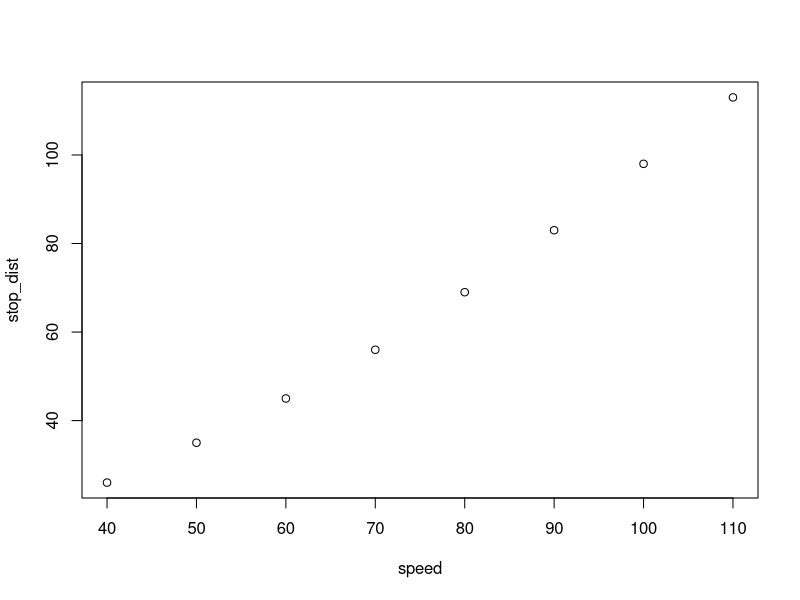
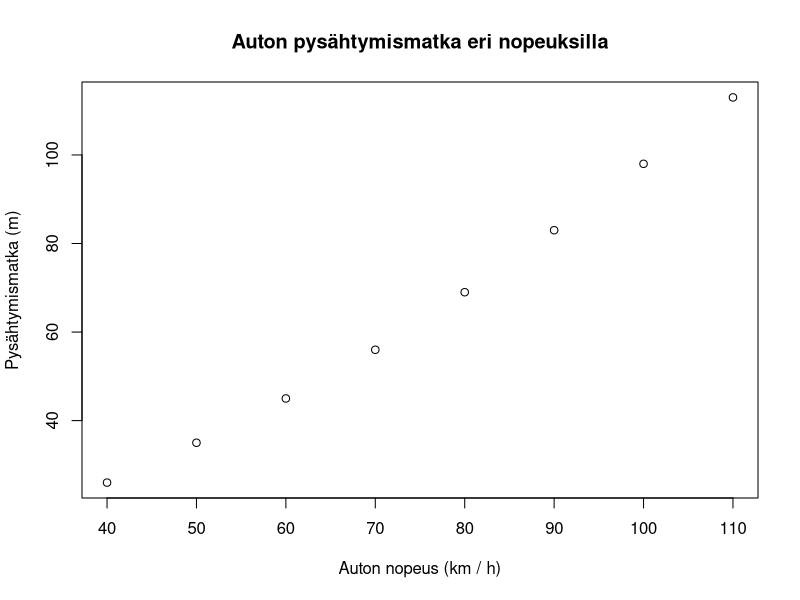
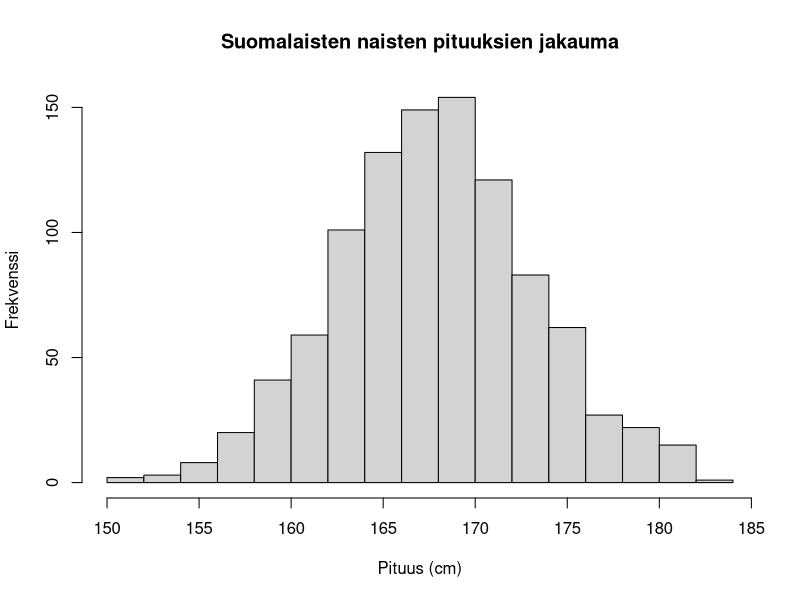
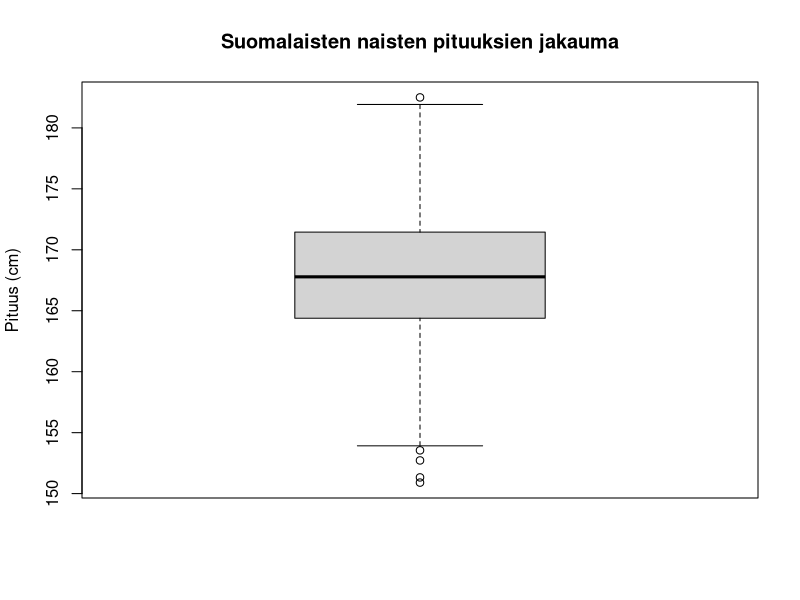
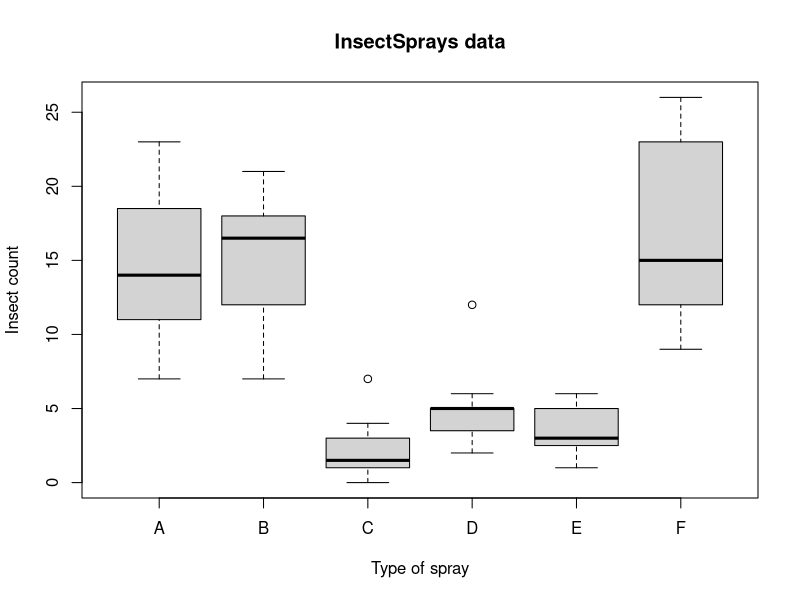
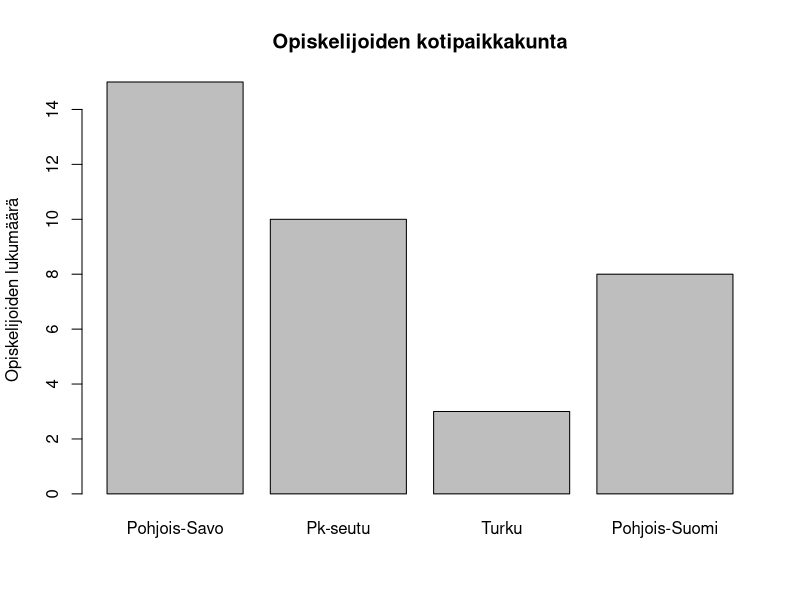
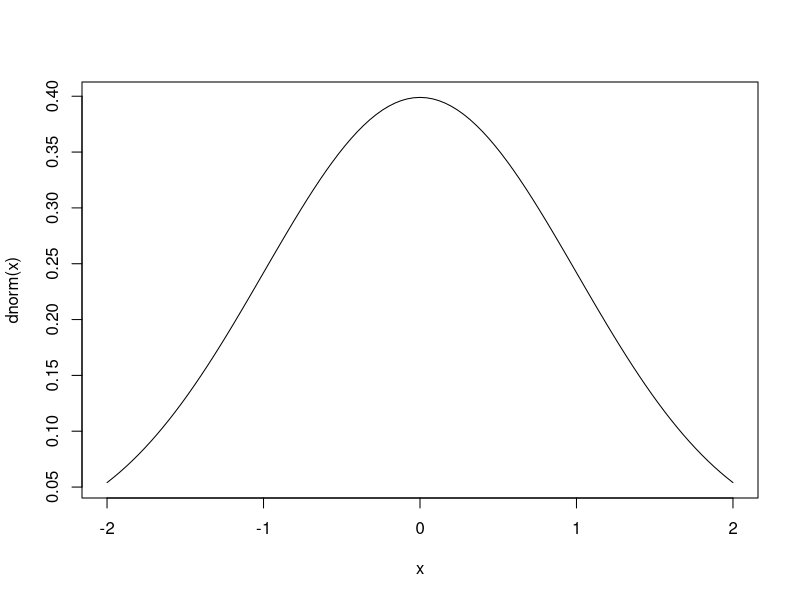
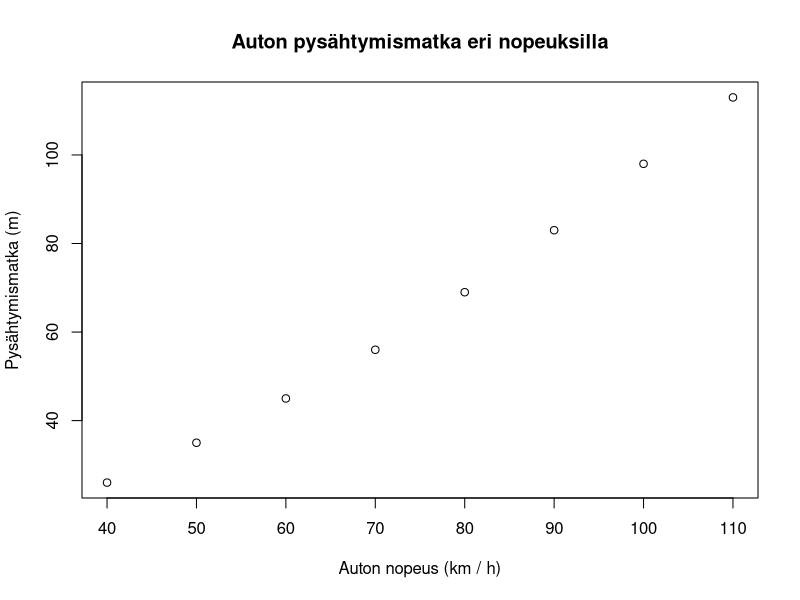

The R source for these figures, in order:
## ---- chunk 1
# Car speeds (km/h)
speed <- seq(40, 110, by = 10)
# Stopping distances (m)
stop_dist <- c(26, 35, 45, 56, 69, 83, 98, 113)
# Draw the plot
plot(x = speed, y = stop_dist)
## ---- chunk 2
plot(
  x = speed, 
  y = stop_dist,
  main = "Auton pysähtymismatka eri nopeuksilla",
  xlab = "Auton nopeus (km / h)", 
  ylab = "Pysähtymismatka (m)"
)
## ---- chunk 3
# A vector of 1000 observations from a normal distribution of heights of Finnish women
heights <- rnorm(n = 1000, mean = 168, sd = 5.4)
hist(
  heights, 
  breaks = 20, 
  main = "Suomalaisten naisten pituuksien jakauma",
  xlab = "Pituus (cm)", 
  ylab = "Frekvenssi"
)
## ---- chunk 4
boxplot(
  heights, 
  breaks = 20, 
  main = "Suomalaisten naisten pituuksien jakauma",
  ylab = "Pituus (cm)"
)
## ---- chunk 5
boxplot(
  count ~ spray, 
  data = InsectSprays,
  xlab = "Type of spray", 
  ylab = "Insect count",
  main = "InsectSprays data"
)
## ---- chunk 6
origin <- c(
  "Pohjois-Savo" = 15, 
  "Pk-seutu" = 10, 
  "Turku" = 3,
  "Pohjois-Suomi" = 8
)
origin
origin["Turku"]
barplot(
  origin, 
  main = "Opiskelijoiden kotipaikkakunta",
  ylab = "Opiskelijoiden lukumäärä"
)
## ---- chunk 7
curve(expr = dnorm(x), from = -2, to = 2)
## ---- chunk 8
plot(
  x = speed, 
  y = stop_dist,
  main = "Auton pysähtymismatka eri nopeuksilla",
  xlab = "Auton nopeus (km / h)", 
  ylab = "Pysähtymismatka (m)"
)
## ---- chunk 9
stop_dist_wet <- c(30, 41, 54, 69, 85, 103, 122, 143)
plot(
  x = speed, 
  y = stop_dist,
  main = "Auton pysähtymismatka eri nopeuksilla",
  xlab = "Auton nopeus (km / h)", 
  ylab = "Pysähtymismatka (m)"
)
points(x = speed, y = stop_dist_wet)
## ---- chunk 10
plot(
  x = speed, 
  y = stop_dist,
  col = "darkblue", 
  pch = 20,
  ylim = c(20, 150),
  main = "Auton pysähtymismatka eri nopeuksilla",
  xlab = "Auton nopeus (km / h)", 
  ylab = "Pysähtymismatka (m)"
)
points(x = speed, y = stop_dist_wet, pch = 15, col = "darkred")
## ---- chunk 11
plot(
  x = speed, 
  y = stop_dist,
  col = "darkblue", 
  pch = 20,
  ylim = c(20, 150),
  main = "Auton pysähtymismatka eri nopeuksilla",
  xlab = "Auton nopeus (km / h)", 
  ylab = "Pysähtymismatka (m)"
)
points(x = speed, y = stop_dist_wet, pch = 15, col = "darkred")
legend(
  x = 40, 
  y = 150,
  legend = c("Märkä keli", "Kuiva keli"),
  pch = c(15, 20), 
  col = c("darkred", "darkblue")
)
## ---- chunk 12
# Create vector of squared speeds to fit second order polynomial
speed_squared <- speed^2

# Model for dry weather
model_dry <- lm(stop_dist ~ speed + speed_squared)
prediction_dry <- model_dry$fitted.values

# Model for rainy weather
model_wet <- lm(stop_dist_wet ~ speed + speed_squared)
prediction_wet <- model_wet$fitted.values
## ---- chunk 13
plot(
  x = speed, 
  y = stop_dist,
  col = "darkblue", 
  pch = 20,
  ylim = c(20, 150),
  main = "Auton pysähtymismatka eri nopeuksilla",
  xlab = "Auton nopeus (km / h)", 
  ylab = "Pysähtymismatka (m)"
)
points(x = speed, y = stop_dist_wet, pch = 15, col = "darkred")
legend(
  x = 40, 
  y = 150,
  legend = c("Märkä keli", "Kuiva keli"),
  pch = c(15, 20), 
  col = c("darkred", "darkblue")
)
lines(speed, prediction_dry, lty = "dashed")
lines(speed, prediction_wet, lty = "dashed")
## ---- chunk 14
plot(
  x = speed, 
  y = stop_dist,
  col = "darkblue",
  pch = 20,
  ylim = c(20, 150),
  main = "Auton pysähtymismatka eri nopeuksilla",
  xlab = "Auton nopeus (km / h)",
  ylab = "Pysähtymismatka (m)"
)
points(x = speed, y = stop_dist_wet, pch = 15, col = "darkred")
legend(
  x = 40, 
  y = 150,
  legend = c(
    "Märkä keli", 
    "Kuiva keli",
    "Ennuste märälle kelille",
    "Ennuste kuivalle kelille"
  ),
  pch = c(15, 20, NA, NA),
  lty = c(NA, NA, "dashed", "dashed"),
  col = c("darkred", "darkblue", "darkred", "darkblue")
)
lines(speed, prediction_dry, lty = "dashed", col = "darkblue")
lines(speed, prediction_wet, lty = "dashed", col = "darkred")
## ---- chunk 15
plot(
  x = speed, 
  y = stop_dist,
  col = "darkblue",
  pch = 20,
  ylim = c(20, 150),
  main = "Auton pysähtymismatka eri nopeuksilla",
  xlab = "Auton nopeus (km / h)", ylab = "Pysähtymismatka (m)"
)
points(x = speed, y = stop_dist_wet, pch = 15, col = "darkred")
legend(
  x = 40, 
  y = 150,
  legend = c(
    "Märkä keli", 
    "Kuiva keli",
    "Ennuste märälle kelille",
    "Ennuste kuivalle kelille"
  ),
  pch = c(15, 20, NA, NA),
  lty = c(NA, NA, "dashed", "dashed"),
  col = c("darkred", "darkblue", "darkred", "darkblue")
)
lines(speed, prediction_dry, lty = "dashed", col = "darkblue")
lines(speed, prediction_wet, lty = "dashed", col = "darkred")
text(x = 95, y = 145, labels = "ERO JOPA 30 METRIÄ!") 
